Frame 1 (no input): blank canvas, image omitted
Frame 60 (no input): blank canvas, image omitted
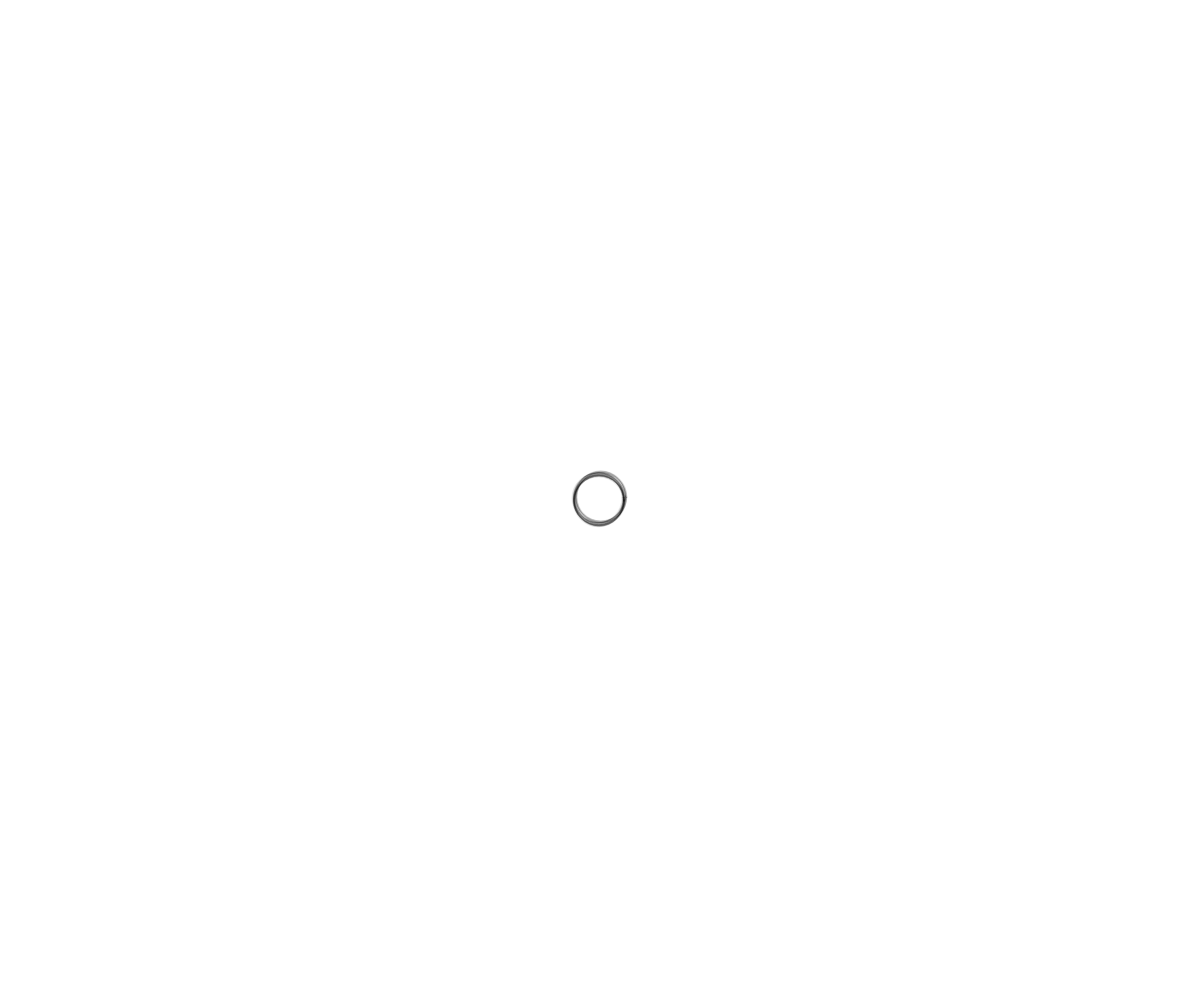
Frame 120 (the mouse pressed at the canvas centre since frame 60)

The p5.js sketch whose frames 1 and 60 were blank and that drew this single picture after the mouse press (run headless with seeded random() and noise() and a simulated clock; from frame 60 on, the mouse is pressed at the canvas centre):

// p5.js sketch
// ── sketch.js
// create a class called Planet
class Planet {
  //create an x,y position for the planet
  constructor(x, y) {
    this.x = x;
    this.y = y;
    this.color = color(random(50, 255), random(50, 255), random(50, 255));
  }
  // draw the planet as a circle
  draw() {
    //stroke(255,255,255);
    //strokeWeight(2);
    //fill(100, 150, 250);
    
    // empty circle that moves slightly each frame
    noFill();
    stroke(0,20);
  
    this.x += random(-1,1);
    this.y += random(-1,1);

    //fill(this.color);
    //noStroke();

    ellipse(this.x, this.y, 50, 50);
  }
}

// create a single planet object
let planets = [];

function setup() {
  createCanvas(windowWidth, windowHeight);
  //position the planet in the center of the canvas
 
}

function draw() {
  //background(180);
  for (let planet of planets) {
    planet.draw();
  }
}

//when the mouse is pressed, create a new planet at the mouse position
function mousePressed() {
  let newPlanet = new Planet(mouseX, mouseY);
  planets.push(newPlanet);
}
